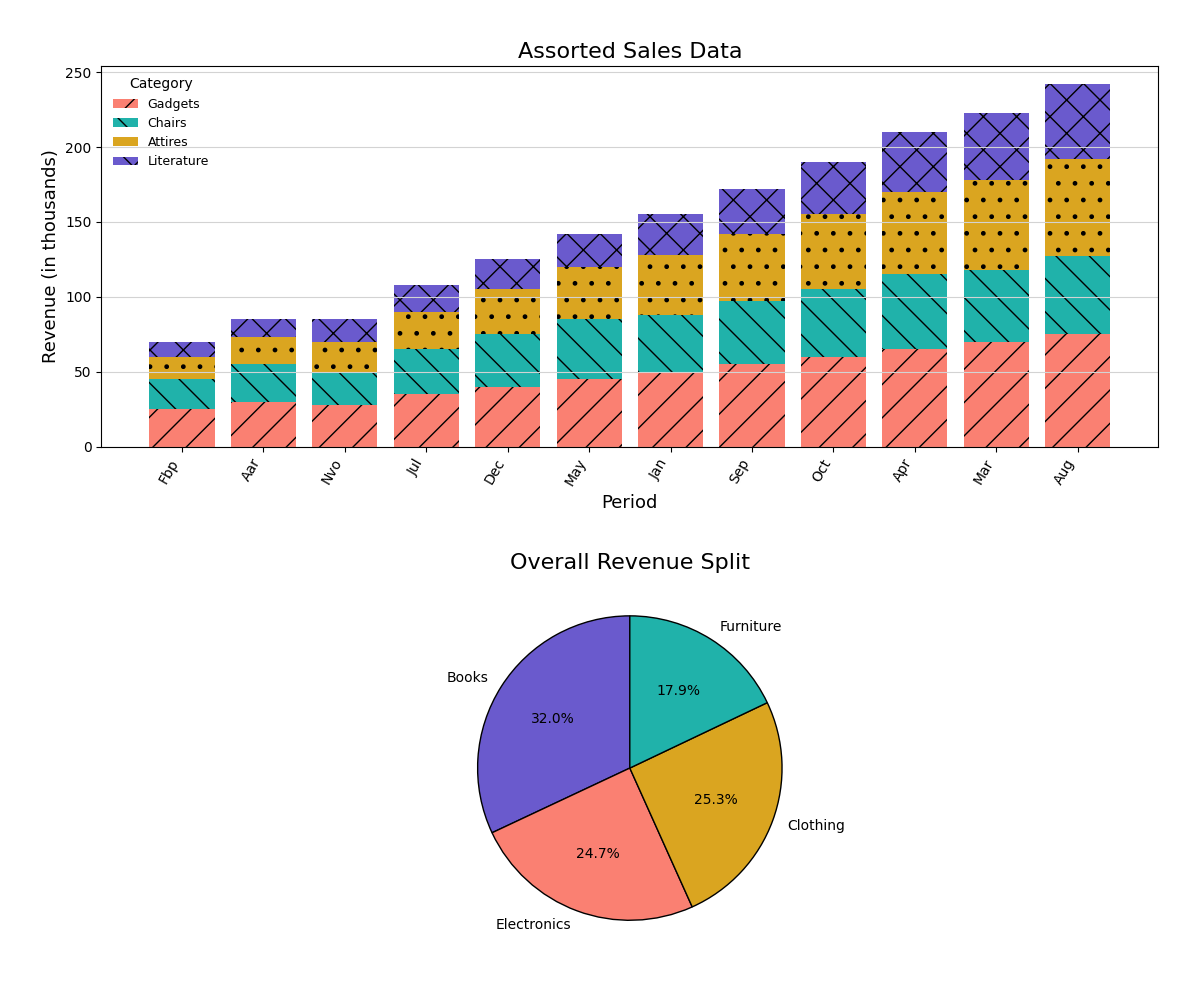

Here is the Python script that generated this plot:
import matplotlib.pyplot as plt
import numpy as np

# Monthly sales data with altered labels
months = ['Fbp', 'Aar', 'Nvo', 'Jul', 'Dec', 'May', 'Jan', 'Sep', 'Oct', 'Apr', 'Mar', 'Aug']
electronics_sales = [25, 30, 28, 35, 40, 45, 50, 55, 60, 65, 70, 75]
furniture_sales = [20, 25, 22, 30, 35, 40, 38, 42, 45, 50, 48, 52]
clothing_sales = [15, 18, 20, 25, 30, 35, 40, 45, 50, 55, 60, 65]
books_sales = [10, 12, 15, 18, 20, 22, 27, 30, 35, 40, 45, 50]

# Overall sales distribution with shuffled categories
overall_sales = np.array([sum(electronics_sales), sum(furniture_sales), sum(clothing_sales), sum(books_sales)])
categories = ['Books', 'Electronics', 'Clothing', 'Furniture']

fig, (ax1, ax2) = plt.subplots(2, 1, figsize=(12, 10))

# Stacked bar chart
x_indices = np.arange(len(months))
ax1.bar(x_indices, electronics_sales, label='Gadgets', color='salmon', hatch='/')
ax1.bar(x_indices, furniture_sales, bottom=electronics_sales, label='Chairs', color='lightseagreen', hatch='\\')
ax1.bar(x_indices, clothing_sales, bottom=np.array(electronics_sales)+np.array(furniture_sales), label='Attires', color='goldenrod', hatch='.')
ax1.bar(x_indices, books_sales, bottom=np.array(electronics_sales)+np.array(furniture_sales)+np.array(clothing_sales), label='Literature', color='slateblue', hatch='x')

ax1.set_title("Assorted Sales Data", fontsize=16)
ax1.set_xlabel("Period", fontsize=13)
ax1.set_ylabel("Revenue (in thousands)", fontsize=13)
ax1.set_xticks(x_indices)
ax1.set_xticklabels(months, rotation=60, horizontalalignment='right')
ax1.legend(title="Category", fontsize=9, loc="upper left", frameon=False)
ax1.grid(axis='y', linestyle='-', color='lightgrey')

# Pie chart
ax2.pie(overall_sales, labels=categories, autopct='%1.1f%%', startangle=90, 
        colors=['slateblue', 'salmon', 'goldenrod', 'lightseagreen'], 
        wedgeprops=dict(edgecolor='k'))

ax2.set_title("Overall Revenue Split", fontsize=16)

plt.tight_layout(pad=3.0)
plt.show()
